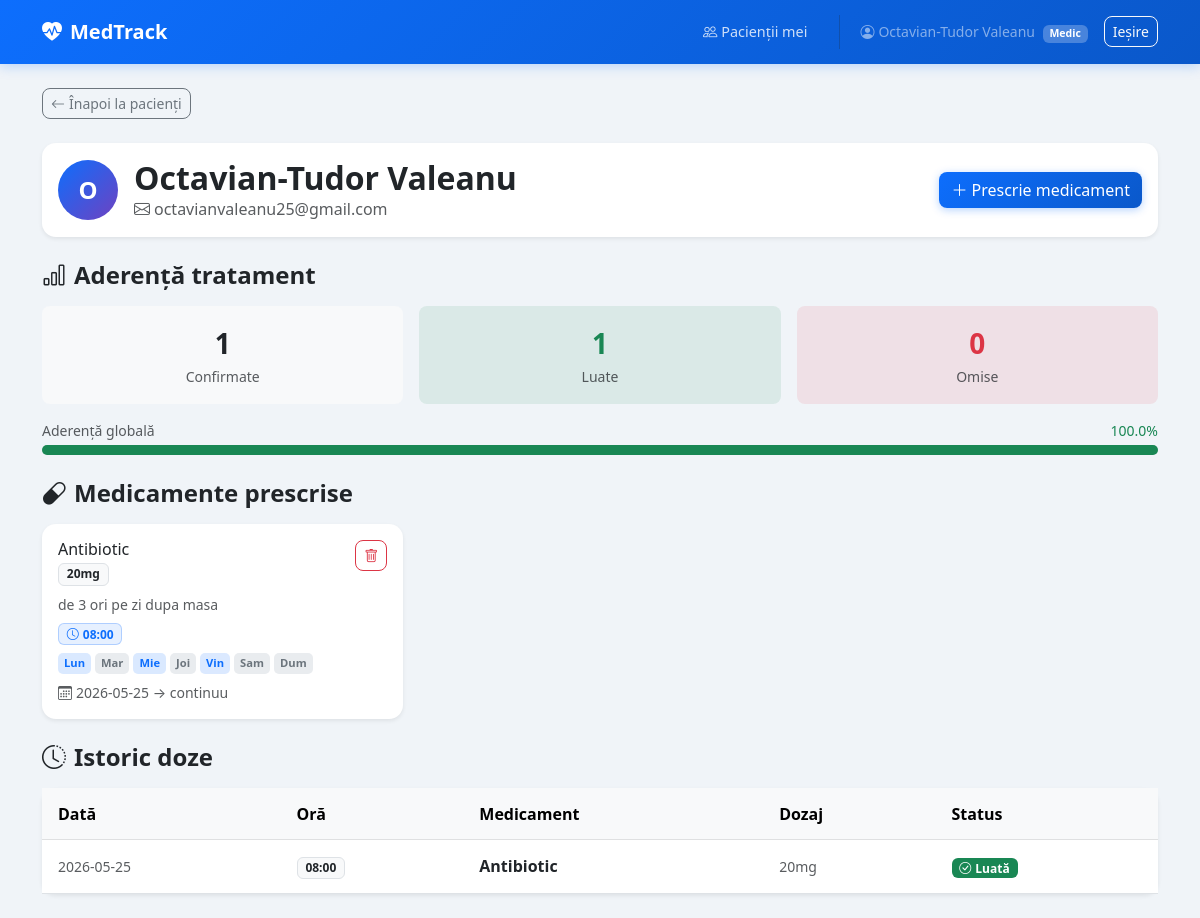
Screenshot of /doctor/patients/2 (signed in) with the database file from the repository.
### tables this page shows
CREATE TABLE users (
            id INTEGER PRIMARY KEY AUTOINCREMENT,
            name TEXT NOT NULL,
            email TEXT UNIQUE NOT NULL,
            password_hash TEXT NOT NULL,
            role TEXT NOT NULL
        );

CREATE TABLE schedules (
            id INTEGER PRIMARY KEY AUTOINCREMENT,
            medication_id INTEGER NOT NULL,
            patient_id INTEGER NOT NULL,
            days_of_week TEXT NOT NULL,
            times TEXT NOT NULL,
            start_date TEXT NOT NULL,
            end_date TEXT
        );

CREATE TABLE medications (
            id INTEGER PRIMARY KEY AUTOINCREMENT,
            patient_id INTEGER NOT NULL,
            prescribed_by INTEGER,
            name TEXT NOT NULL,
            dosage TEXT,
            instructions TEXT,
            dispensed INTEGER DEFAULT 0,
            dispensed_at TEXT
        );

CREATE TABLE doses (
            id INTEGER PRIMARY KEY AUTOINCREMENT,
            schedule_id INTEGER NOT NULL,
            patient_id INTEGER NOT NULL,
            medication_id INTEGER NOT NULL,
            dose_date TEXT NOT NULL,
            dose_time TEXT NOT NULL,
            status TEXT DEFAULT 'pending',
            confirmed_at TEXT
        );

### app.py (the view)
@app.route('/doctor/patients/<int:patient_id>')
@login_required(role='doctor')
def doctor_patient_detail(patient_id):
    db = get_db()
    if not db.execute('SELECT id FROM doctor_patient WHERE doctor_id=? AND patient_id=?',
                      (session['user_id'], patient_id)).fetchone():
        flash('Nu aveți acces la acest pacient.', 'danger')
        return redirect(url_for('doctor_patients'))
    patient = db.execute('SELECT id, name, email FROM users WHERE id=?', (patient_id,)).fetchone()
    medications = db.execute('''
        SELECT m.id, m.name, m.dosage, m.instructions,
               s.id as schedule_id, s.days_of_week, s.times, s.start_date, s.end_date
        FROM medications m
        LEFT JOIN schedules s ON s.medication_id = m.id
        WHERE m.patient_id=? AND m.prescribed_by=?
        GROUP BY m.id
        ORDER BY m.id DESC
    ''', (patient_id, session['user_id'])).fetchall()
    history = db.execute('''
        SELECT d.dose_date, d.dose_time, d.status, m.name as med_name, m.dosage
        FROM doses d JOIN medications m ON d.medication_id=m.id
        WHERE d.patient_id=? AND d.status!='pending' AND m.prescribed_by=?
        ORDER BY d.dose_date DESC, d.dose_time DESC LIMIT 100
    ''', (patient_id, session['user_id'])).fetchall()
    stats = db.execute('''
        SELECT COUNT(*) as total,
               SUM(CASE WHEN d.status='taken' THEN 1 ELSE 0 END) as taken,
               SUM(CASE WHEN d.status='missed' THEN 1 ELSE 0 END) as missed
        FROM doses d JOIN medications m ON d.medication_id=m.id
        WHERE d.patient_id=? AND d.status!='pending' AND m.prescribed_by=?
    ''', (patient_id, session['user_id'])).fetchone()
    db.close()
    return render_template('doctor/patient_detail.html',
                           patient=patient, medications=medications,
                           history=history, stats=stats,
                           today=date.today().isoformat())

### app.py (called while the page is built)
def get_db():
    conn = sqlite3.connect(DATABASE)
    conn.row_factory = sqlite3.Row
    return conn

def login_required(role=None):
    def decorator(f):
        @wraps(f)
        def decorated(*args, **kwargs):
            if 'user_id' not in session:
                return redirect(url_for('login'))
            if role and session.get('role') != role:
                flash('Acces neautorizat.', 'danger')
                return redirect(url_for('login'))
            return f(*args, **kwargs)
        return decorated
    return decorator

### templates/doctor/patient_detail.html (shortened to what this page needs)
{% extends 'base.html' %}
{% block content %}
{% set day_names = ['Lun', 'Mar', 'Mie', 'Joi', 'Vin', 'Sam', 'Dum'] %}
<a href="{{ url_for('doctor_patients') }}" class="btn btn-outline-secondary btn-sm mb-4">
    <i class="bi bi-arrow-left me-1"></i>Înapoi la pacienți
</a>
<div class="card border-0 shadow-sm mb-4">
    <div class="card-body">
        <div class="d-flex align-items-center justify-content-between">
            <div class="d-flex align-items-center">
                <div class="avatar-circle avatar-lg me-3">{{ patient.name[0].upper() }}</div>
                <div>
                    <h2 class="mb-0 fw-bold">{{ patient.name }}</h2>
                    <p class="text-muted mb-0"><i class="bi bi-envelope me-1"></i>{{ patient.email }}</p>
                </div>
            </div>
            <button class="btn btn-primary" data-bs-toggle="modal" data-bs-target="#prescribeModal">
                <i class="bi bi-plus-lg me-1"></i>Prescrie medicament
            </button>
        </div>
    </div>
</div>
{% if stats and stats.total and stats.total > 0 %}
<h4 class="fw-bold mb-3"><i class="bi bi-bar-chart me-2"></i>Aderență tratament</h4>
<div class="row g-3 mb-3">
    <div class="col-4">
        <div class="stat-card text-center py-3 rounded-3 bg-light">
            <div class="fs-3 fw-bold">{{ stats.total }}</div>
            <small class="text-muted">Confirmate</small>
        </div>
    </div>
    <div class="col-4">
        <div class="stat-card text-center py-3 rounded-3" style="background:rgba(25,135,84,0.1)">
            <div class="fs-3 fw-bold text-success">{{ stats.taken or 0 }}</div>
            <small class="text-muted">Luate</small>
        </div>
    </div>
    <div class="col-4">
        <div class="stat-card text-center py-3 rounded-3" style="background:rgba(220,53,69,0.1)">
            <div class="fs-3 fw-bold text-danger">{{ stats.missed or 0 }}</div>
            <small class="text-muted">Omise</small>
        </div>
    </div>
</div>
{% set pct = ((stats.taken or 0) / stats.total * 100) | round(1) %}
<div class="mb-4">
    <div class="d-flex justify-content-between small text-muted mb-1">
        <span>Aderență globală</span>
        <span class="fw-medium {% if pct >= 80 %}text-success{% elif pct >= 50 %}text-warning{% else %}text-danger{% endif %}">{{ pct }}%</span>
    </div>
    <div class="progress mb-4" style="height:10px">
        <div class="progress-bar {% if pct >= 80 %}bg-success{% elif pct >= 50 %}bg-warning{% else %}bg-danger{% endif %}"
             style="width:{{ pct }}%"></div>
    </div>
</div>
{% endif %}
<h4 class="fw-bold mb-3"><i class="bi bi-capsule me-2"></i>Medicamente prescrise</h4>
{% if medications %}
<div class="row g-3 mb-4">
    {% for med in medications %}
    <div class="col-md-4">
        <div class="card border-0 shadow-sm h-100">
            <div class="card-body">
                <div class="d-flex justify-content-between align-items-start mb-2">
                    <div>
                        <h6 class="mb-0">{{ med.name }}</h6>
                        {% if med.dosage %}<span class="badge bg-light text-dark border mt-1">{{ med.dosage }}</span>{% endif %}
                    </div>
                    <form method="POST" action="{{ url_for('doctor_delete_medication', patient_id=patient.id, med_id=med.id) }}"
                          onsubmit="return confirm('Elimini {{ med.name }} din tratament?')">
                        <button class="btn btn-sm btn-outline-danger" title="Elimină">
                            <i class="bi bi-trash"></i>
                        </button>
                    </form>
                </div>
                {% if med.instructions %}<p class="text-muted small mb-2">{{ med.instructions }}</p>{% endif %}
                {% if med.times %}
                <div class="d-flex flex-wrap gap-1 mb-2">
                    {% for t in med.times.split(',') %}
                        <span class="badge bg-primary bg-opacity-10 text-primary border border-primary border-opacity-25">
                            <i class="bi bi-clock me-1"></i>{{ t.strip() }}
                        </span>
                    {% endfor %}
                </div>
                {% if med.days_of_week %}
                <div class="d-flex gap-1 flex-wrap">
                    {% set active_days = med.days_of_week.split(',') %}
                    {% for i in range(7) %}
                        <span class="day-pill {% if i|string in active_days %}active{% endif %}">{{ day_names[i] }}</span>
                    {% endfor %}
                </div>
                {% endif %}
                <small class="text-muted d-block mt-2">
                    <i class="bi bi-calendar3 me-1"></i>{{ med.start_date }}
                    {% if med.end_date %} → {{ med.end_date }}{% else %} → continuu{% endif %}
                </small>
                {% endif %}
            </div>
        </div>
    </div>
    {% endfor %}
</div>
{% else %}
<div class="text-center py-4 bg-white rounded-3 shadow-sm mb-4">
    <i class="bi bi-capsule text-muted" style="font-size:2.5rem"></i>
    <p class="mt-2 mb-0 text-muted">Niciun medicament prescris încă.</p>
</div>
{% endif %}
<h4 class="fw-bold mb-3"><i class="bi bi-clock-history me-2"></i>Istoric doze</h4>
{% if history %}
<div class="card border-0 shadow-sm">
    <div class="table-responsive">
        <table class="table table-hover mb-0 align-middle">
            <thead class="table-light">
                <tr><th>Dată</th><th>Oră</th><th>Medicament</th><th>Dozaj</th><th>Status</th></tr>
            </thead>
            <tbody>
                {% for dose in history %}
                <tr>
                    <td class="text-muted small">{{ dose.dose_date }}</td>
                    <td><span class="badge bg-light text-dark border">{{ dose.dose_time }}</span></td>
                    <td><strong>{{ dose.med_name }}</strong></td>
                    <td class="text-muted small">{{ dose.dosage or '–' }}</td>
                    <td>
                        {% if dose.status == 'taken' %}
                            <span class="badge bg-success"><i class="bi bi-check-circle me-1"></i>Luată</span>
                        {% else %}
                            <span class="badge bg-danger"><i class="bi bi-x-circle me-1"></i>Omisă</span>
                        {% endif %}
                    </td>
                </tr>
                {% endfor %}
            </tbody>
        </table>
    </div>
</div>
{% else %}
<div class="text-center py-4 bg-white rounded-3 shadow-sm">
    <i class="bi bi-clock-history text-muted" style="font-size:2rem"></i>
    <p class="mt-2 text-muted">Pacientul nu a confirmat nicio doză din medicamentele tale prescrise.</p>
</div>
{% endif %}
{% endblock %}

### templates/base.html (shortened to what this page needs)
<!DOCTYPE html>
<html lang="ro">
<head>
    <link href="https://cdn.jsdelivr.net/npm/bootstrap@5.3.0/dist/css/bootstrap.min.css" rel="stylesheet">
    <link href="https://cdn.jsdelivr.net/npm/bootstrap-icons@1.11.0/font/bootstrap-icons.css" rel="stylesheet">
    <link href="{{ url_for('static', filename='style.css') }}" rel="stylesheet">
</head>
<body>
{% if session.user_id %}
<nav class="navbar navbar-expand-lg navbar-dark">
    <div class="container">
        <a class="navbar-brand fw-bold" href="/">
            <i class="bi bi-heart-pulse-fill me-2"></i>MedTrack
        </a>
        <div class="d-flex align-items-center gap-3 ms-auto">
            {% if session.role == 'patient' %}
                <a class="nav-link-custom {% if request.endpoint == 'patient_today' %}active{% endif %}"
                   href="{{ url_for('patient_today') }}">
                    <i class="bi bi-calendar-check me-1"></i>Today
                </a>
                <a class="nav-link-custom {% if request.endpoint == 'patient_medications' %}active{% endif %}"
                   href="{{ url_for('patient_medications') }}">
                    <i class="bi bi-capsule me-1"></i>Medicamente
                </a>
                <a class="nav-link-custom {% if request.endpoint == 'patient_history' %}active{% endif %}"
                   href="{{ url_for('patient_history') }}">
                    <i class="bi bi-clock-history me-1"></i>Istoric
                </a>
                <a class="nav-link-custom {% if request.endpoint == 'patient_doctors' %}active{% endif %}"
                   href="{{ url_for('patient_doctors') }}">
                    <i class="bi bi-person-badge me-1"></i>Medicii mei
                </a>
            {% else %}
                <a class="nav-link-custom {% if request.endpoint in ['doctor_patients'] %}active{% endif %}"
                   href="{{ url_for('doctor_patients') }}">
                    <i class="bi bi-people me-1"></i>Pacienții mei
                </a>
            {% endif %}
            <span class="text-white-50 small">
                <i class="bi bi-person-circle me-1"></i>{{ session.name }}
                <span class="badge bg-white bg-opacity-25 ms-1 small">
                    {% if session.role == 'doctor' %}Medic{% else %}Pacient{% endif %}
                </span>
            </span>
            <a class="btn btn-outline-light btn-sm" href="{{ url_for('logout') }}">Ieșire</a>
        </div>
    </div>
</nav>
{% endif %}
<div class="container py-4">
    {% block content %}{% endblock %}
</div>
</body>
</html>

### static/style.css (style rules this page uses)
body { background-color: #f0f4f8; font-family: 'Segoe UI', system-ui, -apple-system, sans-serif; }
.navbar { background: linear-gradient(135deg, #0d6efd 0%, #0a58ca 100%); box-shadow: 0 2px 12px rgba(13,110,253,0.25); padding: 0.75rem 0; }
.nav-link-custom { color: rgba(255,255,255,0.8); text-decoration: none; padding: 0.4rem 0.75rem; border-radius: 8px; font-size: 0.9rem; transition: all 0.2s; }
.card { border-radius: 14px; }
.day-pill { display: inline-block; padding: 2px 6px; border-radius: 5px; font-size: 0.7rem; font-weight: 600; background: #e9ecef; color: #6c757d; }
.day-pill.active { background: rgba(13,110,253,0.15); color: #0d6efd; }
.avatar-circle { width: 42px; height: 42px; border-radius: 50%; background: linear-gradient(135deg, #0d6efd, #6f42c1); color: white; display: flex; align-items: center; justify-content: center; font-weight: 700; font-size: 1.1rem; flex-shrink: 0; }
.avatar-lg { width: 60px; height: 60px; font-size: 1.5rem; }
.stat-card { border: none; transition: transform 0.15s; }
.progress { border-radius: 50px; }
.btn { border-radius: 8px; font-weight: 500; }
.btn-primary { background: linear-gradient(135deg, #0d6efd, #0a58ca); border: none; box-shadow: 0 2px 8px rgba(13,110,253,0.3); }
.table > :not(caption) > * > * { padding: 0.85rem 1rem; }

### rows the page displays
users: name "Octavian-Tudor Valeanu", name "O", email "octavianvaleanu25@gmail.com"
schedules: name "Antibiotic", dosage "20mg", instructions "de 3 ori pe zi dupa masa", strip "08:00", day_names "Lun" "Mar" "Mie" "Joi" "Vin" "Sam" "Dum", start_date "2026-05-25"
doses: dose_date "2026-05-25", dose_time "08:00", med_name "Antibiotic", dosage "20mg", status "taken" (drawn)

### other values shown
{{ stats.total }} "1"
{{ stats.taken or 0 }} "1"
{{ stats.missed or 0 }} "0"
{{ pct }} "100.0"
